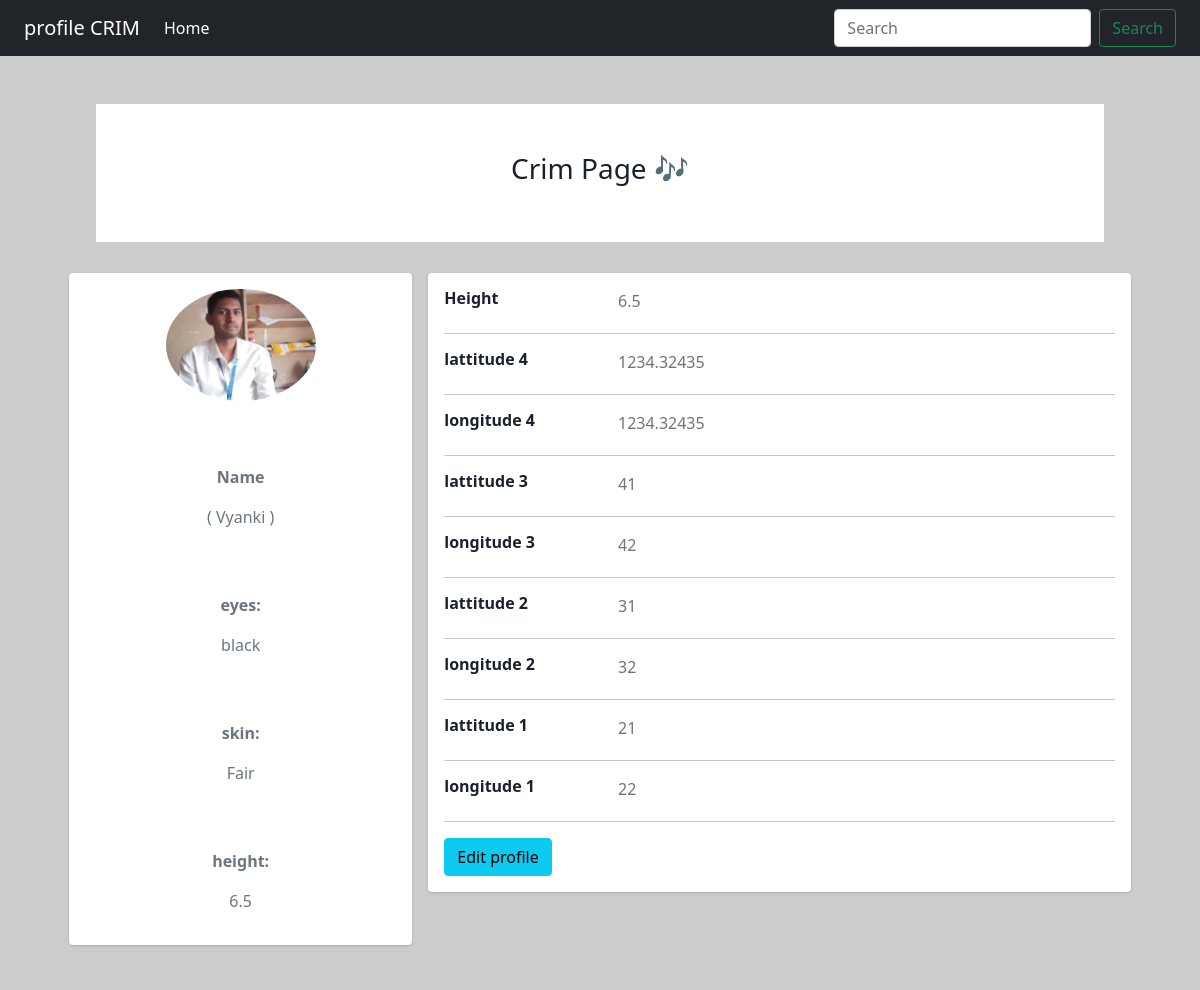
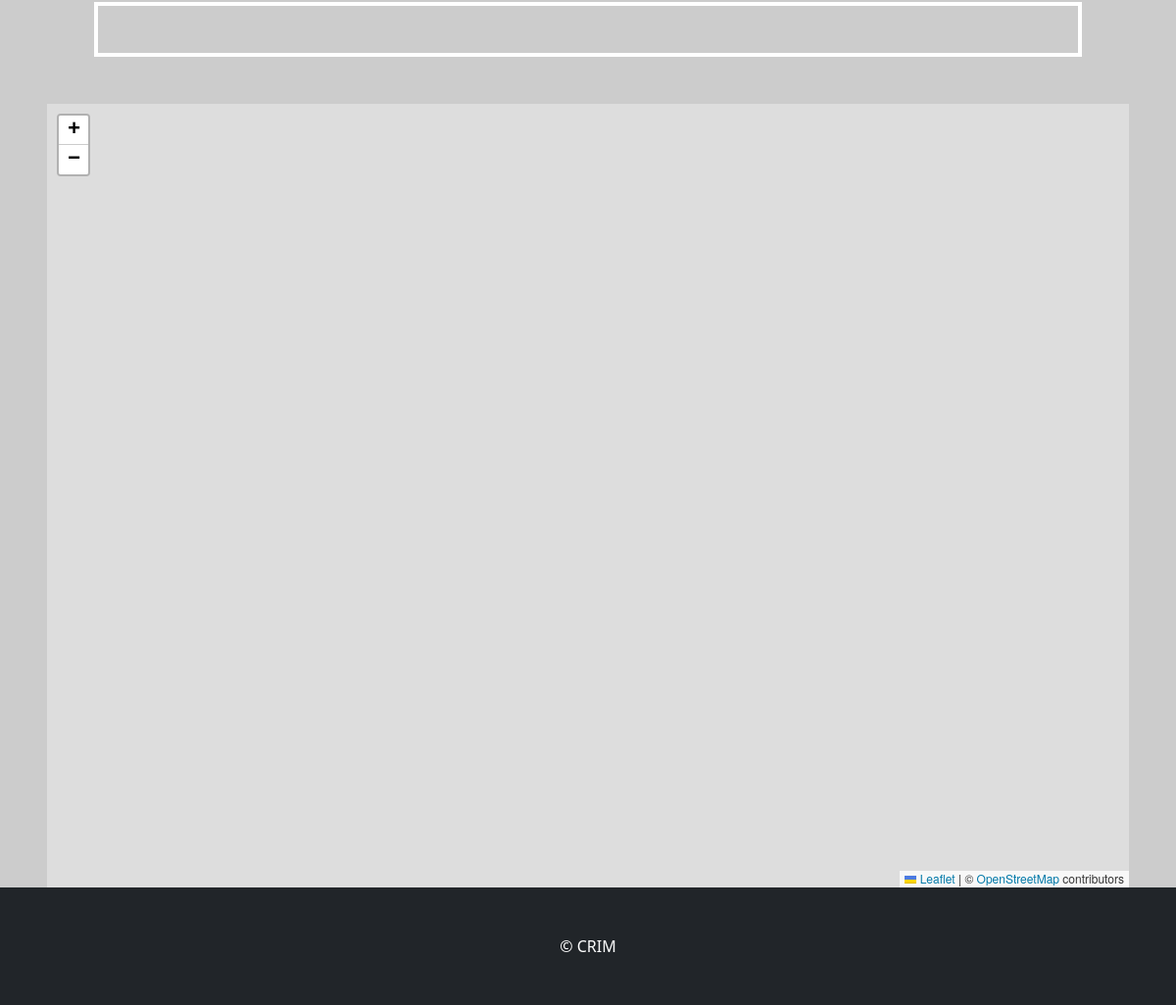
The app's page /show/Vyanki/ with its own data (2 pictures, top to bottom).
### CRapp/models.py (models this page shows, shortened)
class crimModel(models.Model):
    crims_id=models.CharField(max_length=50,primary_key=True)
    name=models.CharField(max_length=50)
    height = models.FloatField(null=True, blank=True)
    eyes=models.CharField(max_length=20)
    skin=models.CharField(max_length=20)
    lat1=models.CharField(max_length=20)
    longt1=models.CharField(max_length=20)
    lat2=models.CharField(max_length=20)
    longt2=models.CharField(max_length=20)
    lat3=models.CharField(max_length=20)
    longt3=models.CharField(max_length=20)
    lat4=models.CharField(max_length=20)
    longt4=models.CharField(max_length=20)
    refer = models.ImageField(upload_to ='media/')

### CRapp/views.py (the view)
# urls.py: path('show/<id>/',views.showdata,name="showdata"),
def showdata(request,id):
    crim_data = crimModel.objects.get(crims_id=id)
    sp = {
        "stu": crim_data
    }
    return render(request, 'profile_crim.html', sp)

### templates/profile_crim.html (shortened to what this page needs)
<!DOCTYPE html>
<html lang="en">
<head>
     <link href="https://cdn.jsdelivr.net/npm/bootstrap@5.2.3/dist/css/bootstrap.min.css" rel="stylesheet">
      <link href="https://cdn.jsdelivr.net/npm/bootstrap@5.0.0-beta1/dist/css/bootstrap.min.css" rel="stylesheet">
    <link href="https://cdn.jsdelivr.net/npm/bootstrap@5.0.1/dist/css/bootstrap.min.css" rel="stylesheet">
</head>
<body>
<nav class="navbar navbar-expand-lg navbar-dark bg-dark">
  <div class="container-fluid">
    <a class="navbar-brand" href="#">profile CRIM</a>
    <div class="collapse navbar-collapse" id="navbarSupportedContent">
      <ul class="navbar-nav me-auto mb-2 mb-lg-0">
        <li class="nav-item">
          <a class="nav-link active" aria-current="page" href="{% url 'home' %}">Home</a>
        </li>
      </ul>
      <form class="d-flex">
        <input class="form-control me-2" type="search" placeholder="Search" aria-label="Search">
        <button class="btn btn-outline-success" type="submit">Search</button>
      </form>
    </div>
  </div>
</nav>
<div class="container mt-5 mb-1" style="width:88%;">
<div class="jumbotron jumbotron-fluid pt-5 pb-5" style="background-color: white;">
  <div class="container">
    <h3 class="display-10"><center>Crim Page 🎶</center></h3>
  </div>
</div>
</div>
<div class="container mt-3">
    <div class="main-body">
          <div class="row gutters-sm">
            <div class="col-md-4 mb-3">
              <div class="card">
                <div class="card-body">
                  <div class="d-flex flex-column align-items-center text-center">
                    <img src="{{ stu.refer.url }}" alt="Admin" class="rounded-circle" width="150">
                    <div class="mt-3">
                    <br><br>
                     <p class="text-muted font-size-sm"><b>Name</b></p>
                      <p class="text-muted font-size-sm">( {{ stu.name }} )</p>
                      <br><br>
                      <p class="text-muted font-size-sm"><b>eyes:</b></p>
                      <p class="text-muted font-size-sm"> {{ stu.eyes }}</p>
                      <br><br>
                      <p class="text-muted font-size-sm"><b>skin:</b></p>
                      <p class="text-muted font-size-sm">{{ stu.skin }}</p>
                      <br><br>
                       <p class="text-muted font-size-sm"><b>height:</b></p>
                      <p class="text-muted font-size-sm">{{ stu.height }}</p>
                    </div>
                  </div>
                </div>
              </div>
            </div>
            <div class="col-md-8">
              <div class="card mb-3">
                <div class="card-body">
                 <div class="row">
                    <div class="col-sm-3">
                      <h6 class="mb-0"><b>Height</b></h6>
                    </div>
                    <div class="col-sm-9 text-secondary">
                      <p class="text-secondary mb-1">{{ stu.height }}</p>
                    </div>
                  </div>
                  <hr>
                  <div class="row">
                    <div class="col-sm-3">
                      <h6 class="mb-0"><b>lattitude 4</b></h6>
                    </div>
                    <div class="col-sm-9 text-secondary">
                      <p class="text-secondary mb-1" id="lat4">{{ stu.lat4}}</p>
                    </div>
                  </div>
                  <hr>
                  <div class="row">
                    <div class="col-sm-3">
                      <h6 class="mb-0"><b>longitude 4</b></h6>
                    </div>
                    <div class="col-sm-9 text-secondary">
                      <p class="text-secondary mb-1" id="longt4">{{ stu.longt4 }}</p>
                    </div>
                  </div>
                  <hr>
                   <div class="row">
                    <div class="col-sm-3">
                      <h6 class="mb-0"><b>lattitude 3</b></h6>
                    </div>
                    <div class="col-sm-9 text-secondary">
                      <p class="text-secondary mb-1" id="lat3">{{ stu.lat3}}</p>
                    </div>
                  </div>
                  <hr>
                  <div class="row">
                    <div class="col-sm-3">
                      <h6 class="mb-0"><b>longitude 3</b></h6>
                    </div>
                    <div class="col-sm-9 text-secondary">
                      <p class="text-secondary mb-1" id="longt3">{{ stu.longt3 }}</p>
                    </div>
                  </div>
                  <hr>
                   <div class="row">
                    <div class="col-sm-3">
                      <h6 class="mb-0"><b>lattitude 2</b></h6>
                    </div>
                    <div class="col-sm-9 text-secondary">
                      <p class="text-secondary mb-1" id="lat2">{{ stu.lat2 }}</p>
                    </div>
                  </div>
                  <hr>
                  <div class="row">
                    <div class="col-sm-3">
                      <h6 class="mb-0"><b>longitude 2</b></h6>
                    </div>
                    <div class="col-sm-9 text-secondary">
                      <p class="text-secondary mb-1" id="longt2">{{ stu.longt2 }}</p>
                    </div>
                  </div>
                  <hr>
                   <div class="row">
                    <div class="col-sm-3">
                      <h6 class="mb-0"><b>lattitude 1</b></h6>
                    </div>
                    <div class="col-sm-9 text-secondary">
                      <p class="text-secondary mb-1" id="lat1">{{ stu.lat1 }}</p>
                    </div>
                  </div>
                  <hr>
                  <div class="row">
                    <div class="col-sm-3">
                      <h6 class="mb-0"><b>longitude 1</b></h6>
                    </div>
                    <div class="col-sm-9 text-secondary">
                      <p class="text-secondary mb-1" id="longt1">{{ stu.longt1 }}</p>
                    </div>
                  </div>
                  <hr>
                  <div class="row">
                    <div class="col-sm-12">
                      <a class="btn btn-info">Edit profile</a>
                    </div>
                  </div>
                </div>
              </div>
              <div class="row gutters-sm">
              </div>
            </div>
          </div>
        </div>
    </div>
   <center>
    <div class="main1 mb-5" style="border:4px solid white;width:84%;">
    </div>
    <div id="map" class="vh-100 max-vw-100 ms-5 me-5 my-auto" >
  </div>
    </center>
<link
      rel="stylesheet"
      href="https://unpkg.com/leaflet@1.9.3/dist/leaflet.css"
    />
<footer class="py-5 bg-dark">
<div class="container">
  <p class="m-0 text-center text-white"> &copy; CRIM</p>
</div>
</footer>
</body>
</html>

### templates/profile_crim.html (style rules this page uses)
body { color: #1a202c; text-align: left; background-color: #cccccc }
.main-body { padding: 15px; }
.card { box-shadow: 0 1px 3px 0 rgba(0,0,0,.1), 0 1px 2px 0 rgba(0,0,0,.06); }
.card { position: relative; display: flex; flex-direction: column; min-width: 0; word-wrap: break-word; background-color: #fff; background-clip: border-box; border: 0 solid rgba(0,0,0,.125); border-radius: .25rem; }
.card-body { flex: 1 1 auto; min-height: 1px; padding: 1rem; }
.gutters-sm { margin-right: -8px; margin-left: -8px; }
.gutters-sm>.col, .gutters-sm>[class*=col-] { padding-right: 8px; padding-left: 8px; }
.mb-3, .my-3 { margin-bottom: 1rem!important; }

### records on screen
crimModel: refer (picture), name "Vyanki", eyes "black", skin "Fair", height "6.5", lat4 "1234.32435", longt4 "1234.32435", lat3 "41", longt3 "42", lat2 "31", longt2 "32", lat1 "21", longt1 "22"
